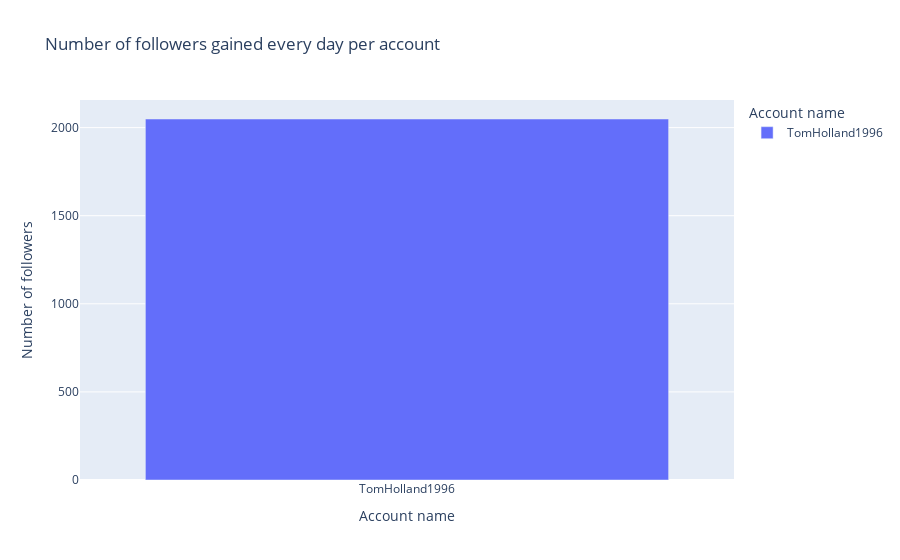

Source (notebook cell):
### Code cell
followers_growth_rate_bar_graph = px.bar(
    account_df,
    x='screen_name',
    y='daily_follower_growth_rate',
    labels={
        'screen_name': 'Account name',
        'daily_follower_growth_rate': 'Number of followers'
    },
    title='Number of followers gained every day per account',
    hover_data=['daily_follower_growth_rate','account_age_in_days'],
    color='screen_name'
)

followers_growth_rate_bar_graph.show()

### Figure 1 — Plotly figure (JSON) as saved in the notebook; plotly's stock layout.template omitted (floating-point values rounded to 4 significant figures)
{"data": [{"alignmentgroup": "True", "customdata": [[3579.0]], "hovertemplate": "Account name=%{x}<br>Number of followers=%{y}<br>account_age_in_days=%{customdata[0]}<extra></extra>", "legendgroup": "TomHolland1996", "marker": {"color": "#636efa", "pattern": {"shape": ""}}, "name": "TomHolland1996", "offsetgroup": "TomHolland1996", "orientation": "v", "showlegend": true, "textposition": "auto", "type": "bar", "x": ["TomHolland1996"], "xaxis": "x", "y": [2049.0], "yaxis": "y"}], "layout": {"barmode": "relative", "legend": {"title": {"text": "Account name"}, "tracegroupgap": 0}, "title": {"text": "Number of followers gained every day per account"}, "xaxis": {"anchor": "y", "categoryarray": ["TomHolland1996"], "categoryorder": "array", "domain": [0, 1], "title": {"text": "Account name"}}, "yaxis": {"anchor": "x", "domain": [0, 1], "title": {"text": "Number of followers"}}}}
